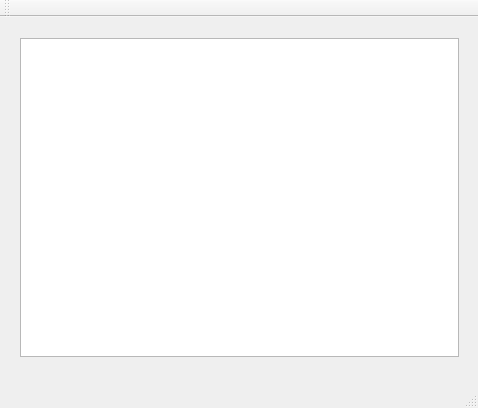
<?xml version="1.0" encoding="UTF-8"?>
<ui version="4.0">
 <class>MainWindow</class>
 <widget class="QMainWindow" name="MainWindow">
  <property name="geometry">
   <rect>
    <x>0</x>
    <y>0</y>
    <width>478</width>
    <height>408</height>
   </rect>
  </property>
  <property name="windowTitle">
   <string>MainWindow</string>
  </property>
  <widget class="QWidget" name="centralWidget">
   <widget class="QWidget" name="verticalLayoutWidget">
    <property name="geometry">
     <rect>
      <x>9</x>
      <y>10</y>
      <width>461</width>
      <height>341</height>
     </rect>
    </property>
    <layout class="QVBoxLayout" name="verticalLayout">
     <item>
      <widget class="QTextEdit" name="textEdit">
       <property name="layoutDirection">
        <enum>Qt::LeftToRight</enum>
       </property>
      </widget>
     </item>
    </layout>
   </widget>
  </widget>
  <widget class="QMenuBar" name="menuBar">
   <property name="geometry">
    <rect>
     <x>0</x>
     <y>0</y>
     <width>478</width>
     <height>21</height>
    </rect>
   </property>
  </widget>
  <widget class="QToolBar" name="mainToolBar">
   <attribute name="toolBarArea">
    <enum>TopToolBarArea</enum>
   </attribute>
   <attribute name="toolBarBreak">
    <bool>false</bool>
   </attribute>
  </widget>
  <widget class="QStatusBar" name="statusBar"/>
 </widget>
 <layoutdefault spacing="6" margin="11"/>
 <resources/>
 <connections/>
</ui>
